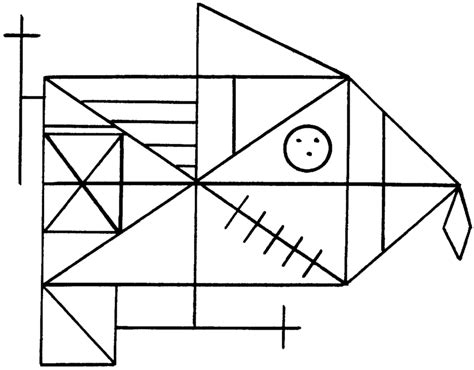
#> input picture rey_complex.jpg, 474 x 370 px
$ jupyter execute --allow-errors measuring_image.ipynb   (shell and % lines are left out)
#> lines starting #> are read from the running program, lines starting #| are printed output that depends on the picture; long printed decimals are rounded
<a href="https://colab.research.google.com/github/lilyh123/ImageProcessing/blob/main/measuring_image.ipynb" target="_parent"></a>

[cell 1]
import image_slicer
image_slicer.slice('rey_complex.jpg', 9)
#> (this line was passed over: image_slicer is not available in this run)
image_slicer.slice('drawing1.jpg', 9)
#> (this line was passed over: image_slicer is not available in this run)

[cell 2]
import cv2 # a model of opencv
from google.colab import files # library that allows the user to upload files
from matplotlib import pyplot as plt
from matplotlib import image as mpimg
from PIL import Image

def orb_sim(img1, img2):
  orb = cv2.ORB_create()

  # detect keypoints and descriptors
  keypoint_a, description_a = orb.detectAndCompute(img1, None)
  keypoint_b, description_b = orb.detectAndCompute(img2, None)

  # define the bruteforce matcher object
  bruteforce = cv2.BFMatcher(cv2.NORM_HAMMING, crossCheck = True)

  # perform matches
  matches = bruteforce.match(description_a, description_b)
  # look for similar regions with distance < 67
  similar_regions = [i for i in matches if i.distance < 67]
  if len(matches) == 0:
    return 0
  return len(similar_regions) / len(matches)

# store the similarity values
totalSimilarity = 0

#> (the rest of this cell did not finish here and is left out)

[cell 3]
import cv2 # a model of opencv
from google.colab import files # library that allows the user to upload files
from matplotlib import pyplot as plt
from matplotlib import image as mpimg
from PIL import Image

def orb_sim(img1, img2):
  orb = cv2.ORB_create()

  # detect keypoints and descriptors
  keypoint_a, description_a = orb.detectAndCompute(img1, None)
  keypoint_b, description_b = orb.detectAndCompute(img2, None)

  # define the bruteforce matcher object
  bruteforce = cv2.BFMatcher(cv2.NORM_HAMMING, crossCheck = True)

  # perform matches
  matches = bruteforce.match(description_a, description_b)

  # look for similar regions with distance < 67
  similar_regions = [i for i in matches if i.distance < 67]
  if len(matches) == 0:
    return 0
  return len(similar_regions) / len(matches)

image1 = 'rey_complex.jpg'
#> image1 = 'rey_complex.jpg'
image2 = 'drawing1.jpg'

rey_complex = cv2.imread(image1, 0)
#> rey_complex is the input picture: shape (370, 474); min 0, max 255, mean 232.2
drawing = cv2.imread(image2, 0)
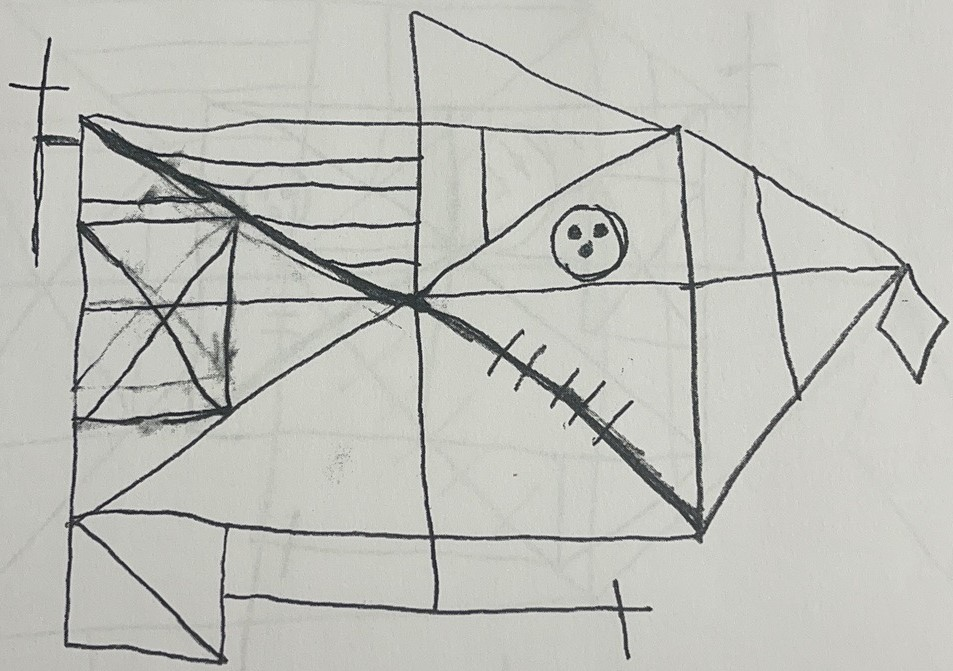
#> input picture drawing1.jpg, 953 x 671 px
#> drawing: shape (671, 953); min 7, max 250, mean 191.1

# show the image
plt.title("Original Image")
image = mpimg.imread(image1)
plt.imshow(image)
plt.show()
plt.title("Drawing1 Image")
image = mpimg.imread(image2)
plt.imshow(image)
plt.show()

orb_similarity = orb_sim(rey_complex, drawing)
#> in orb_sim, `keypoint_a, description_a = orb.detectAndCompute(img1, None)`: keypoint_a = 500 keypoints; strongest (x, y, size): (194, 143, 31), (45, 181, 31), (315, 140, 31), (238, 213, 31)
#> in orb_sim, `keypoint_b, description_b = orb.detectAndCompute(img2, None)`: keypoint_b = 500 keypoints; strongest (x, y, size): (37, 85, 37.2), (90, 119, 31), (38, 91, 31), (420, 264, 31)
#> in orb_sim, `matches = bruteforce.match(description_a, description_b)`: matches = 112 matches
#> in orb_sim, `matches = bruteforce.match(description_a, description_b)`:
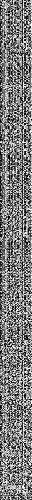
#> description_a: shape (500, 32); min 0, max 255, mean 124.3
#> in orb_sim, `similar_regions = [i for i in matches if i.distance < 67]`: similar_regions = 105 matches
#> orb_similarity = 0.938
print("Similarity using ORB is: ", orb_similarity)
#| Similarity using ORB is:  0.9375

[cell 4]
import cv2 # a model of opencv
from google.colab import files # library that allows the user to upload files
from matplotlib import pyplot as plt
from matplotlib import image as mpimg
from PIL import Image

def orb_sim(img1, img2):
  orb = cv2.ORB_create()

  # detect keypoints and descriptors
  keypoint_a, description_a = orb.detectAndCompute(img1, None)
  keypoint_b, description_b = orb.detectAndCompute(img2, None)

  # define the bruteforce matcher object
  bruteforce = cv2.BFMatcher(cv2.NORM_HAMMING, crossCheck = True)

  # perform matches
  matches = bruteforce.match(description_a, description_b)

  # look for similar regions with distance < 67
  similar_regions = [i for i in matches if i.distance < 67]
  if len(matches) == 0:
    return 0
  return len(similar_regions) / len(matches)

image1 = 'rey_complex.jpg'
image2 = 'drawing2.jpg'

rey_complex = cv2.imread(image1, 0)
drawing = cv2.imread(image2, 0)
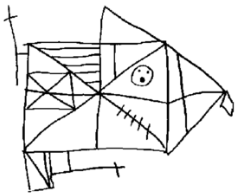
#> input picture drawing2.jpg, 239 x 196 px
#> drawing is the input picture: shape (196, 239); min 0, max 255, mean 232.2

# show the image
plt.title("Original Image")
image = mpimg.imread(image1)
plt.imshow(image)
plt.show()
plt.title("Drawing2 Image")
image = mpimg.imread(image2)
#> image: shape (196, 239, 4) float32
plt.imshow(image)
plt.show()

orb_similarity = orb_sim(rey_complex, drawing)
#> in orb_sim, `keypoint_b, description_b = orb.detectAndCompute(img2, None)`: keypoint_b = 420 keypoints; strongest (x, y, size): (47, 154, 31), (142, 81, 31), (127, 113, 31), (42, 154, 31)
#> in orb_sim, `matches = bruteforce.match(description_a, description_b)`: matches = 112 matches
#> in orb_sim, `similar_regions = [i for i in matches if i.distance < 67]`: similar_regions = 91 matches
#> orb_similarity = 0.812
print("Similarity using ORB is: ", orb_similarity)
#| Similarity using ORB is:  0.8125
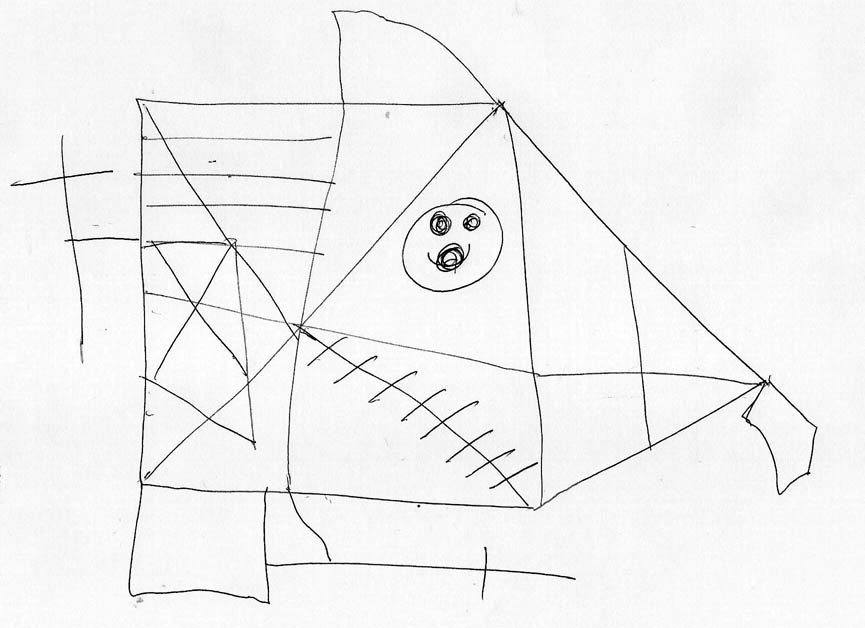
#> input picture drawing3.jpg, 865 x 628 px
#> further down, drawing is the input picture: shape (628, 865); min 0, max 255, mean 242.2

[cell 5]
import cv2 # a model of opencv
from google.colab import files # library that allows the user to upload files
from matplotlib import pyplot as plt
from matplotlib import image as mpimg
from PIL import Image

def orb_sim(img1, img2):
  orb = cv2.ORB_create()

  # detect keypoints and descriptors
  keypoint_a, description_a = orb.detectAndCompute(img1, None)
  keypoint_b, description_b = orb.detectAndCompute(img2, None)
#> keypoint_b = 500 keypoints; strongest (x, y, size): (745, 415, 31), (483, 567, 31), (357, 367, 31), (760, 380, 31)

  # define the bruteforce matcher object
  bruteforce = cv2.BFMatcher(cv2.NORM_HAMMING, crossCheck = True)

  # perform matches
  matches = bruteforce.match(description_a, description_b)
#> matches = 118 matches

  # look for similar regions with distance < 67
  similar_regions = [i for i in matches if i.distance < 67]
#> similar_regions = 103 matches
  if len(matches) == 0:
    return 0
  return len(similar_regions) / len(matches)

image1 = 'rey_complex.jpg'
image2 = 'drawing3.jpg'

rey_complex = cv2.imread(image1, 0)
drawing = cv2.imread(image2, 0)

# show the image
plt.title("Original Image")
image = mpimg.imread(image1)
plt.imshow(image)
plt.show()
plt.title("Drawing3 Image")
image = mpimg.imread(image2)
plt.imshow(image)
plt.show()

orb_similarity = orb_sim(rey_complex, drawing)
#> orb_similarity = 0.873
print("Similarity using ORB is: ", orb_similarity)
#| Similarity using ORB is:  0.8729
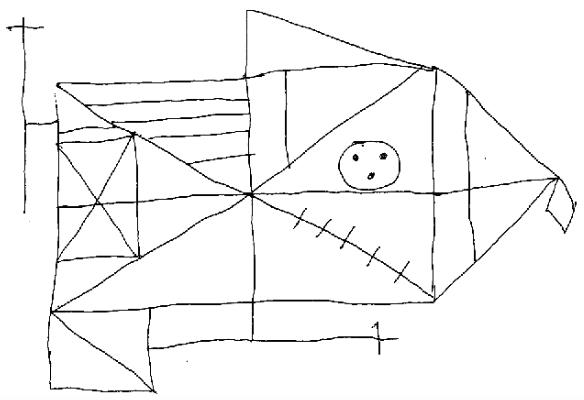
#> input picture drawing4.jpg, 584 x 400 px
#> further down, drawing is the input picture: shape (400, 584); min 0, max 255, mean 244.9

[cell 6]
import cv2 # a model of opencv
from google.colab import files # library that allows the user to upload files
from matplotlib import pyplot as plt
from matplotlib import image as mpimg
from PIL import Image

def orb_sim(img1, img2):
  orb = cv2.ORB_create()

  # detect keypoints and descriptors
  keypoint_a, description_a = orb.detectAndCompute(img1, None)
  keypoint_b, description_b = orb.detectAndCompute(img2, None)
#> keypoint_b = 500 keypoints; strongest (x, y, size): (152, 310, 31), (60, 130, 31), (60, 209, 31), (60, 135, 31)

  # define the bruteforce matcher object
  bruteforce = cv2.BFMatcher(cv2.NORM_HAMMING, crossCheck = True)

  # perform matches
  matches = bruteforce.match(description_a, description_b)
#> matches = 107 matches

  # look for similar regions with distance < 67
  similar_regions = [i for i in matches if i.distance < 67]
#> similar_regions = 101 matches
  if len(matches) == 0:
    return 0
  return len(similar_regions) / len(matches)

image1 = 'rey_complex.jpg'
image2 = 'drawing4.jpg'

rey_complex = cv2.imread(image1, 0)
drawing = cv2.imread(image2, 0)

# show the image
plt.title("Original Image")
image = mpimg.imread(image1)
plt.imshow(image)
plt.show()
plt.title("Drawing4 Image")
image = mpimg.imread(image2)
plt.imshow(image)
plt.show()

orb_similarity = orb_sim(rey_complex, drawing)
#> orb_similarity = 0.944
print("Similarity using ORB is: ", orb_similarity)
#| Similarity using ORB is:  0.9439
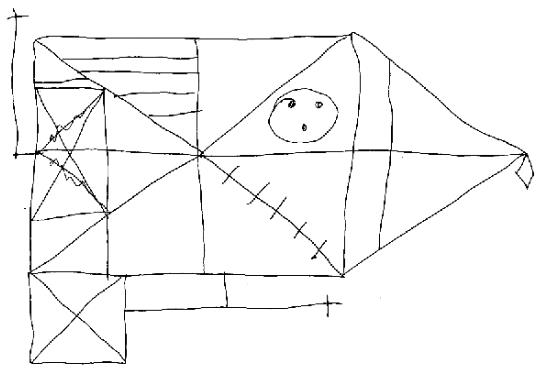
#> input picture drawing5.jpg, 542 x 374 px
#> further down, drawing is the input picture: shape (374, 542); min 0, max 255, mean 245.7

[cell 7]
import cv2 # a model of opencv
from google.colab import files # library that allows the user to upload files
from matplotlib import pyplot as plt
from matplotlib import image as mpimg
from PIL import Image

def orb_sim(img1, img2):
  orb = cv2.ORB_create()

  # detect keypoints and descriptors
  keypoint_a, description_a = orb.detectAndCompute(img1, None)
  keypoint_b, description_b = orb.detectAndCompute(img2, None)
#> keypoint_b = 500 keypoints; strongest (x, y, size): (276, 210, 31), (40, 90, 31), (105, 88, 31), (35, 156, 31)

  # define the bruteforce matcher object
  bruteforce = cv2.BFMatcher(cv2.NORM_HAMMING, crossCheck = True)

  # perform matches
  matches = bruteforce.match(description_a, description_b)
#> matches = 109 matches

  # look for similar regions with distance < 67
  similar_regions = [i for i in matches if i.distance < 67]
#> similar_regions = 97 matches
  if len(matches) == 0:
    return 0
  return len(similar_regions) / len(matches)

image1 = 'rey_complex.jpg'
image2 = 'drawing5.jpg'

rey_complex = cv2.imread(image1, 0)
drawing = cv2.imread(image2, 0)

# show the image
plt.title("Original Image")
image = mpimg.imread(image1)
plt.imshow(image)
plt.show()
plt.title("Drawing5 Image")
image = mpimg.imread(image2)
plt.imshow(image)
plt.show()

orb_similarity = orb_sim(rey_complex, drawing)
#> orb_similarity = 0.89
print("Similarity using ORB is: ", orb_similarity)
#| Similarity using ORB is:  0.8899

[cell 8]
import cv2 as cv
import numpy as np
from google.colab.patches import cv2_imshow

img = cv.imread('drawing5.jpg', cv.IMREAD_GRAYSCALE)
assert img is not None, "file could not be read, check with os.path.exists()"
kernel = np.ones((5,5),np.uint8)
erosion = cv.erode(img,kernel,iterations = 1)
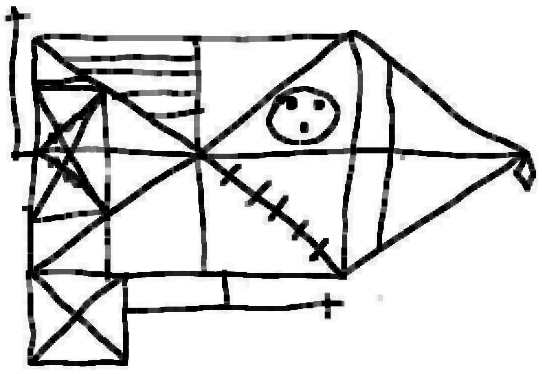
#> erosion: shape (374, 542); min 0, max 255, mean 214.9

cv2_imshow(img)
